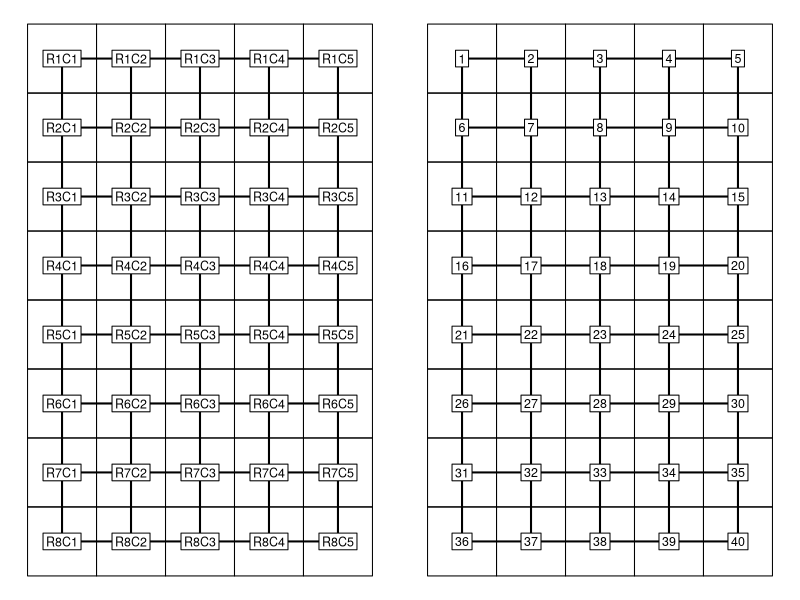
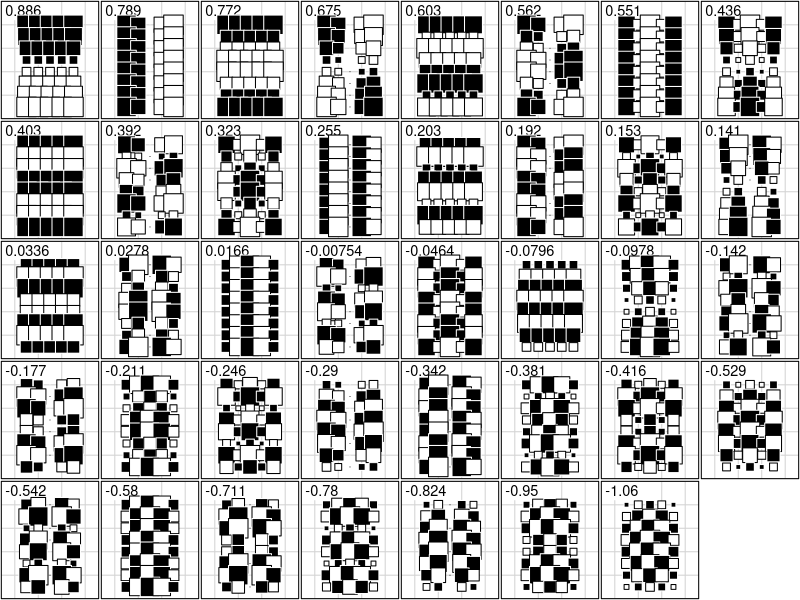

Generate these figures, in order, with R:
library(ade4)


### Name: gridrowcol
### Title: Complete regular grid analysis
### Aliases: gridrowcol
### Keywords: spatial

### ** Examples

w <- gridrowcol(8, 5)
par(mfrow = c(1, 2))
area.plot(w$area, center = w$xy, graph = w$neig, clab = 0.75)
area.plot(w$area, center = w$xy, graph = w$neig, clab = 0.75, label = as.character(1:40))
par(mfrow = c(1, 1))

if(adegraphicsLoaded()) {
  fac1 <- w$orthobasis
  names(fac1) <- as.character(signif(attr(w$orthobasis, "values"), 3))
  s.value(w$xy, fac1, porigin.include = FALSE, plegend.drawKey = FALSE, pgrid.text.cex = 0,
    ylim = c(0, 10))

} else {
  par(mfrow = c(5,8))
  for(k in 1:39)
    s.value(w$xy, w$orthobasis[, k], csi = 3, cleg = 0, csub = 2,
     sub = as.character(signif(attr(w$orthobasis, "values")[k], 3)),
      incl = FALSE, addax = FALSE, cgr = 0, ylim = c(0,10))
  par(mfrow = c(1,1))
}
